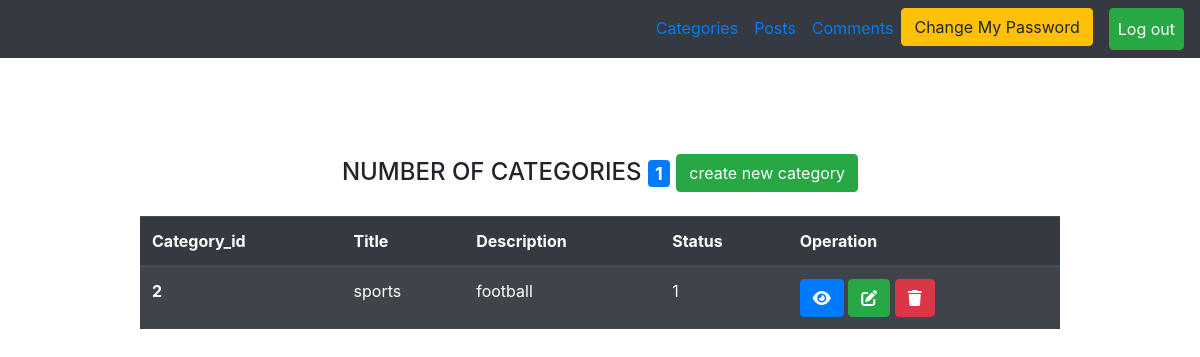
Screenshot of /index.php (signed in) with the database file from the repository.
### tables this page shows
CREATE TABLE `categories` (
  `category_id` int(11) NOT NULL,
  `title` varchar(255) NOT NULL,
  `description` varchar(255) NOT NULL,
  `status` enum('0','1') NOT NULL,
  `created_at` timestamp NULL DEFAULT NULL,
  `updated_at` timestamp NULL DEFAULT NULL
);

### index.php (the view, shortened to what this page needs)
<?php
include("users.php");
if (isset($_SESSION['userlogin'])) {
    $page = "All";
    if ($page == "All") {
        $statment = $connect->prepare("select * from categories");
        $statment->execute();
        $usercount = $statment->rowcount();
        $result = $statment->fetchall();
?>
        <div class="container mt-5 ">
            <div class="row">
                <div class="col-md-10 m-auto pt-5">
                    <div>
                        <h4 class="text-center mb-4">NUMBER OF CATEGORIES
                            <span class="badge badge-primary"><?php echo $usercount ?></span>
                            <a href="?page=create" class="btn btn-success">create new category</a>
                        </h4>
                        <table class="table table-striped table-dark ">
                            <thead>
                                <tr>
                                    <th scope="col">Category_id</th>
                                    <th scope="col">Title</th>
                                    <th scope="col">Description</th>
                                    <th scope="col">Status</th>
                                    <th scope="col">Operation</th>
                                </tr>
                            </thead>
                            <tbody>
                                <?php
                                foreach ($result as $item) {
                                ?>
                                    <tr>
                                        <th scope="row"><?php echo $item['category_id'] ?></th>
                                        <td><?php echo $item['title'] ?></td>
                                        <td><?php echo $item['description'] ?></td>
                                        <td><?php echo $item['status'] ?></td>
                                        <td>
                                            <a href="?page=show&category_id=<?php echo $item['category_id'] ?>" class="btn btn-primary"><i class="fa-solid fa-eye"></i></a>
                                            <a href="?page=edit&category_id=<?php echo $item['category_id'] ?>" class="btn btn-success"><i class="fa-solid fa-pen-to-square"></i></a>
                                            <a href="?page=delete&category_id=<?php echo $item['category_id'] ?>" class="btn btn-danger"><i class="fa-solid fa-trash"></i></a>
                                        </td>
                                    </tr>
                                <?php
                                }
                                ?>
                            </tbody>
                        </table>
                    </div>
                </div>
            </div>
        </div>
    <?php
    } else if ($page == "show") {
        if (isset($_GET['category_id'])) {
            $category_id = $_GET['category_id'];
        }
        $statment = $connect->prepare("select * from categories where category_id =?");
        $statment->execute(array($category_id));
        $item = $statment->fetch();
    ?>
        <div class="container mt-5 pt-5">
            <div class="row">
                <div class="col-md-10 m-auto">
                    <table class="table table-striped table-dark">
                        <thead>
                            <tr>
                                <th scope="col">Category_id</th>
                                <th scope="col">Title</th>
                                <th scope="col">Description</th>
                                <th scope="col">Status</th>
                                <th scope="col">Created_at</th>
                                <th scope="col">Updated_at</th>
                                <th scope="col">Operation</th>
                            </tr>
                        </thead>
                        <tbody>
                            <tr>
                                <th scope="row"><?php echo $item['category_id'] ?></th>
                                <td><?php echo $item['title'] ?></td>
                                <td><?php echo $item['description'] ?></td>
                                <td><?php echo $item['status'] ?></td>
                                <td><?php echo $item['created_at'] ?></td>
                                <td><?php echo $item['updated_at'] ?></td>
                                <td>
                                    <a href="index.php" class="btn btn-success"><i class="fa-solid fa-house"></i></a>
                            </tr>
                        </tbody>
                    </table>
                </div>
            </div>
        </div>
    <?php
    } else if ($page == "delete") {
        if (isset($_GET['category_id'])) {
            $category_id = $_GET['category_id'];
        }
        $statment = $connect->prepare("delete from categories where  category_id=?");
        $statment->execute(array($category_id));
        $_SESSION['message'] = "deleted sucessfully";
        header("Location:index.php");
    } else if ($page == "create") {
    ?>
        <div class="container mt-5">
            <div class="row">
                <div class="col-md-10 m-auto">
                    <h4 class="text-center mt-4">CREATE CATEGORY PAGE</h4>
                    <form action="?page=savenew" method="post">
                        <label>CATEGORY_ID</label>
                        <input type="text" name="category_id" class="form-control mb-4">
                        <label>TITLE</label>
                        <input type="text" name="title" class="form-control mb-4">
                        <label>DESCRIPTION</label>
                        <input type="text" name="desc" class="form-control mb-4">
                        <label>STATUS</label>
                        <select name="status" class="form-control mb-4">
                            <option value="1">active</option>
                            <option value="0">block</option>
                        </select>
                        <input type="submit" class="form-control  btn btn-success" value="CREATE NEW CATEGORY">
                    </form>
                </div>
            </div>
        </div>
    <?php
    } else if ($page == "savenew") {
        if ($_SERVER['REQUEST_METHOD'] == "POST") {
            $category_id = $_POST['category_id'];
            $title = $_POST['title'];
            $desc = $_POST['desc'];
            $status = $_POST['status'];
        }
        try {
            $statment = $connect->prepare("insert into categories
        (category_id,title,description,`status`,created_at)
        values
        (?,?,?,?,now())");
            $statment->execute(array($category_id, $title, $desc, $status));
            $_SESSION['message'] = "created sucessfully";
            header("Location:index.php");
        } catch (PDOException $e) {
            echo "<h4 class='text-center alert alert-danger'>DUPLICATED IN VALUES</h4>";
            header("Refresh:20;url=index.php?page=create");
        }
    } else if ($page == "edit") {
        if (isset($_GET['category_id'])) {
            $category_id = $_GET['category_id'];
        }
        $statment = $connect->prepare("select * from categories where category_id=?");
        $statment->execute(array($category_id));
        $item = $statment->fetch();
    ?>
        <div class="container mt-5">
            <div class="row">
                <div class="col-md-10 m-auto">
                    <h4 class="text-center mt-4">UPDATE CATEGORY PAGE</h4>
                    <form action="?page=saveupdate" method="post">
                        <input type="hidden" name="oldid" value="<?php echo $item['category_id'] ?>" class="form-control mb-4">
                        <label>CATEGORY_ID</label>
                        <input type="text" name="new_id" value="<?php echo $item['category_id'] ?>" class="form-control mb-4">
                        <label>TITLE</label>
                        <input type="text" name="title" value="<?php echo $item['title'] ?>" class="form-control mb-4">
                        <label>DESCRIPTION</label>
                        <input type="text" name="desc" value="<?php echo $item['description'] ?>" class="form-control mb-4">
                        <label>STATUS</label>
                        <select name="status" class="form-control mb-4">
                            <?php
                            if ($item['status'] == "1") {
                                echo '<option value="1" selected>active</option>';
                                echo  '<option value="0">block</option>';
                            } else {
                                echo '<option value="1" >active</option>';
                                echo  '<option value="0" selected>block</option>';
                            }
                            ?>
                        </select>
                        <input type="submit" class="form-control  btn btn-success" value="UPDATE CATEGORY">
                    </form>
                </div>
            </div>
        </div>
    <?php
    } else if ($page == "saveupdate") {
        if ($_SERVER['REQUEST_METHOD'] == "POST") {
            $oldid = $_POST['oldid'];
            $new_id = $_POST['new_id'];
            $title = $_POST['title'];
            $desc = $_POST['desc'];
            $status = $_POST['status'];
        }
        try {
            $statment = $connect->prepare("UPDATE categories
        SET category_id=?,title=?,description=?,`status`=?,updated_at=now()
        WHERE category_id=?");
            $statment->execute(array($new_id, $title, $desc, $status, $oldid));
            $_SESSION['message'] = "UPDATED SUCESSFULLY";
            header("Location:index.php");
        } catch (PDOException $e) {
            echo "<h4 class='text-center alert alert-danger'>DUPLICATED IN VALUES</h4>";
            header("Refresh:20;url=index.php?page=edit&category_id=$oldid");
        }
    }
    ?>
<?php
} else {
    $_SESSION['message'] = "Please Login First";
    header("Location:login.php");
}
?>

### rows the page displays
categories: category_id "2", title "sports", description "football", status "1"

### other values shown
$usercount "1"
